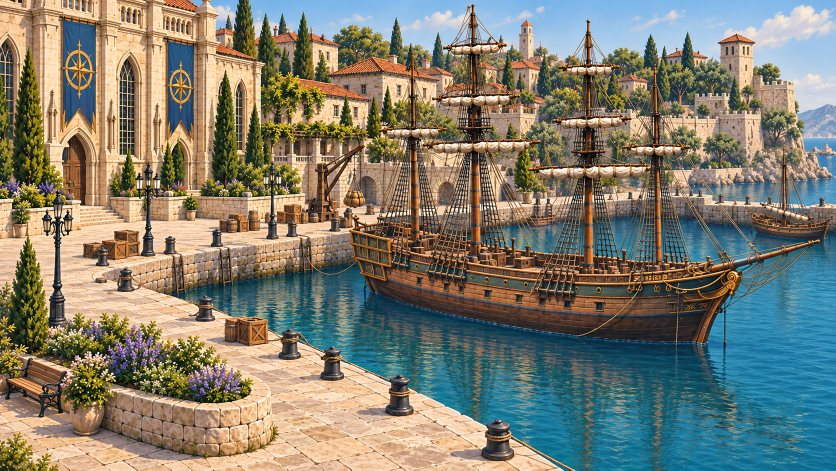
#> input picture output/astra-scene-first-playable-harbor/environment-plate.png, 1672 x 941 px (shown at 1/2 size)
$ python validate.py
#> lines starting #> are read from the running program, lines starting #| are printed output that depends on the picture; after the words box and inside, x2 and y2 are one past the last pixel; in counts of white or black regions, pixels touching at a corner belong together
"""Read-only raster/data QA. No artwork generation or editing."""
from pathlib import Path
import hashlib, json, subprocess
from collections import deque
import numpy as np
from PIL import Image, ImageDraw

root = Path(__file__).resolve().parents[1]
read = lambda name: np.array(Image.open(root / name).convert('RGBA'))
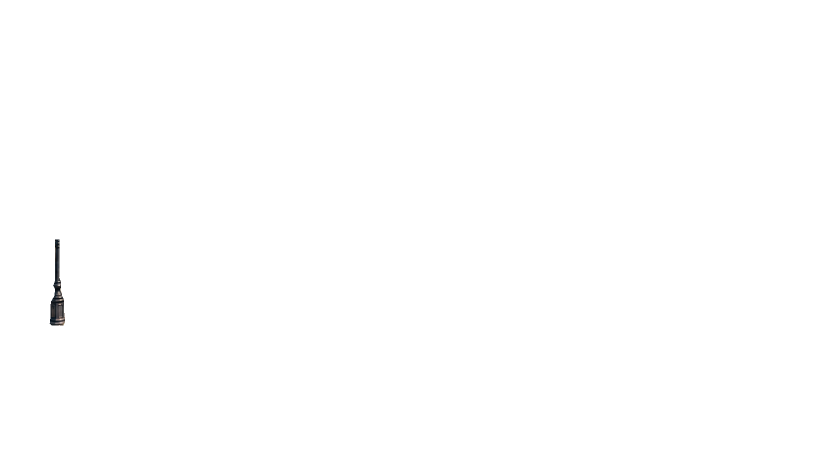
#> input picture output/astra-scene-first-playable-harbor/foreground-occlusion.png, 1672 x 941 px (shown at 1/2 size)
#> further down, fg is the input picture: shape (941, 1672, 4); mean R, G, B, A 0.1, 0.1, 0.1, 0.4
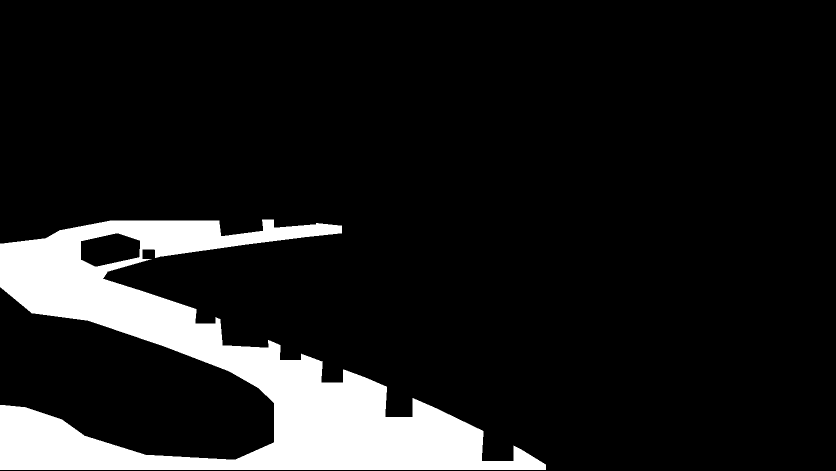
#> input picture output/astra-scene-first-playable-harbor/walkable-mask.png, 1672 x 941 px (shown at 1/2 size)
plate = read('environment-plate.png')
fg = read('foreground-occlusion.png')
walk = read('walkable-mask.png')[:,:,0] == 255
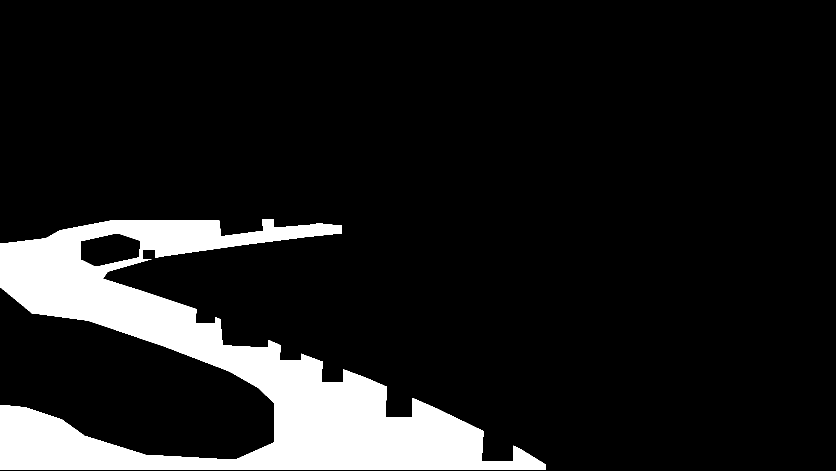
#> walk: shape (941, 1672) bool (shown at 1/2 size); 11.6% white; 1 white region, box (x1, y1, x2, y2) and area: (0, 439, 1092, 940) 181869
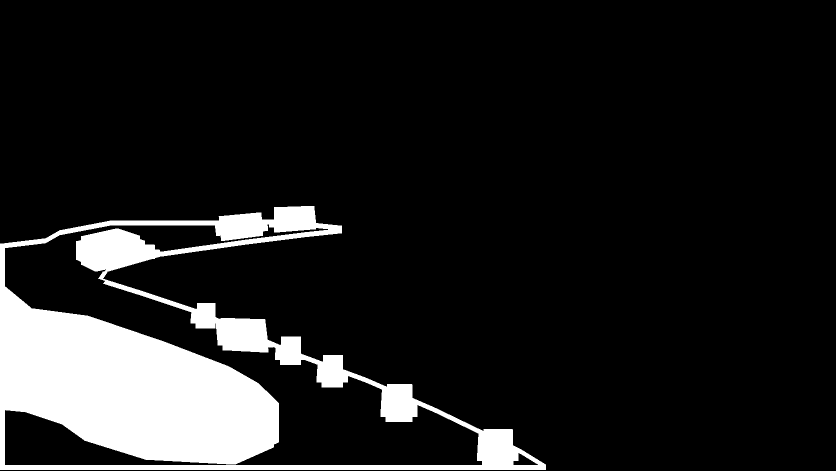
#> input picture output/astra-scene-first-playable-harbor/collision-mask.png, 1672 x 941 px (shown at 1/2 size)
collision = read('collision-mask.png')[:,:,0] == 255
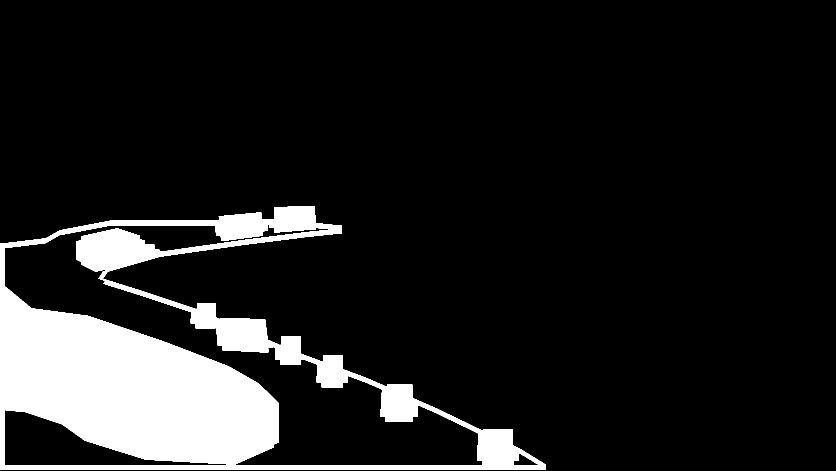
#> collision: shape (941, 1672) bool (shown at 1/2 size); 12.2% white; 1 white region, box (x1, y1, x2, y2) and area: (0, 412, 1092, 940) 191380
allowed = walk & ~collision
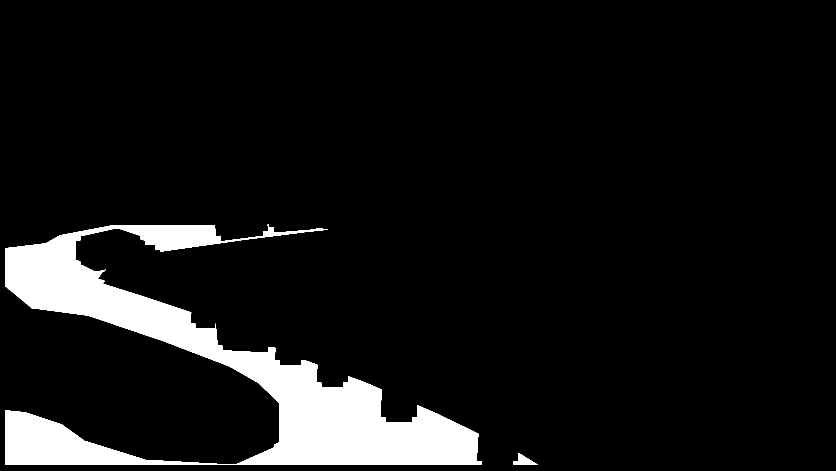
#> allowed: shape (941, 1672) bool (shown at 1/2 size); 8.3% white; 2 white regions, box (x1, y1, x2, y2) and area: (10, 449, 964, 930) 130433, (1027, 906, 1076, 930) 571
#> (the run stopped early here; a loop or call above may not have finished)
